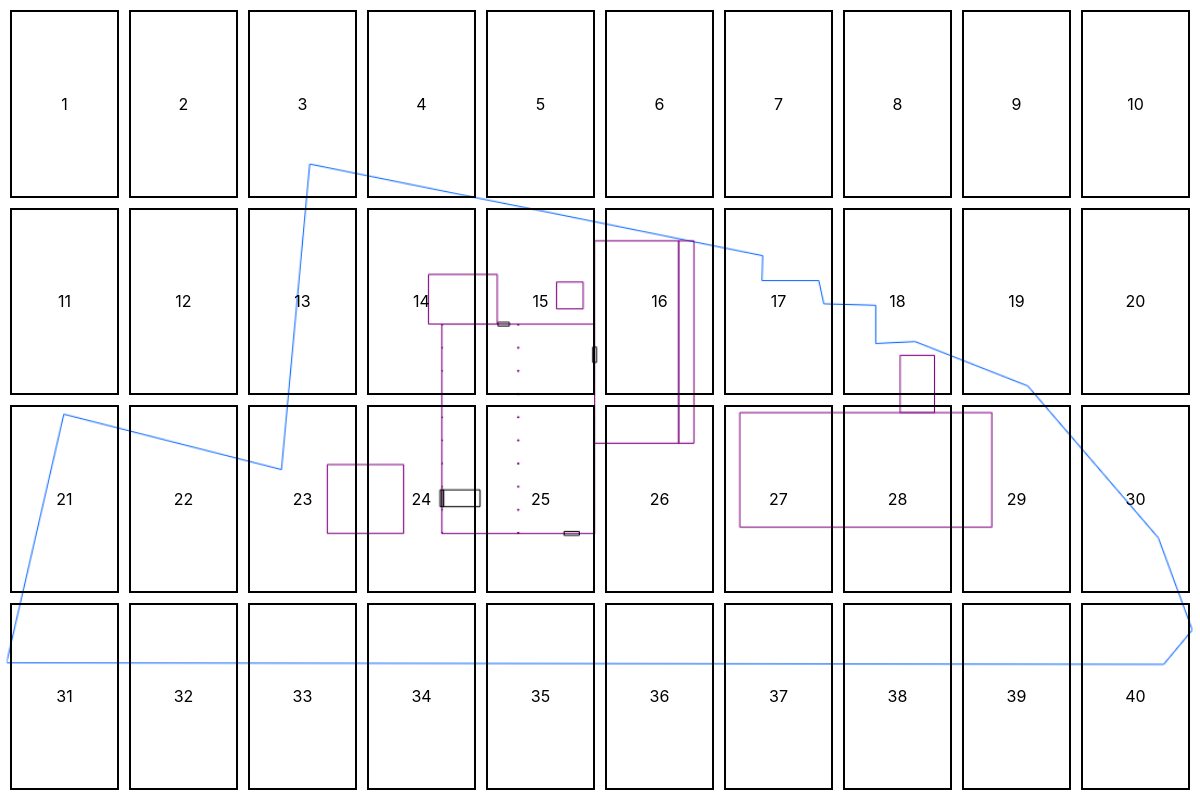
The page / on the database its author committed.
### tables this page shows
CREATE TABLE buttons (
                id INTEGER PRIMARY KEY AUTOINCREMENT,
                camion_value TEXT,
                state TEXT CHECK(state IN ("Disponible", "Plein", "Sigma", "TDR")) NOT NULL,
                FOREIGN KEY (camion_value) REFERENCES camion(value)
            );

### app/SQLiteCreateTable.php (called while the page is built, shortened)
<?php
class SQLiteCreateTable {
    private $pdo;
    public function __construct($pdo) {
        $this->pdo = $pdo;
    }
    public function createTables() {
        $commands = [
            'CREATE TABLE IF NOT EXISTS camion (
                value TEXT PRIMARY KEY,
                state TEXT CHECK(state IN ("Fini", "En cours", "Disponible", "Plein", "Sigma", "TDR")) NOT NULL
            )',
            'CREATE TABLE IF NOT EXISTS buttons (
                id INTEGER PRIMARY KEY AUTOINCREMENT,
                camion_value TEXT,
                state TEXT CHECK(state IN ("Disponible", "Plein", "Sigma", "TDR")) NOT NULL,
                FOREIGN KEY (camion_value) REFERENCES camion(value)
            )',
            'CREATE TABLE IF NOT EXISTS camion_changes (
                id INTEGER PRIMARY KEY AUTOINCREMENT,
                button_id INTEGER NOT NULL,
                camion_value TEXT NOT NULL,
                new_state TEXT CHECK(new_state IN ("Disponible", "Plein", "Sigma", "TDR")) NOT NULL,
                changed_at TIMESTAMP DEFAULT CURRENT_TIMESTAMP,
                ip_address TEXT,
                FOREIGN KEY (button_id) REFERENCES buttons(id),
                FOREIGN KEY (camion_value) REFERENCES camion(value)
            )'
        ];
        foreach ($commands as $command) {
            $this->pdo->exec($command);
        }
    }
    public function fetchButtons() {
        $stmt = $this->pdo->prepare("SELECT id, state FROM buttons;");
        $stmt->execute();
        return $stmt->fetchAll(\PDO::FETCH_ASSOC);
    }
}

### index.php (the view, shortened to what this page needs)
<?php
$pdo = (new SQLiteConnection())->connect();
$sqlite = new SQLiteCreateTable($pdo);
$sqlite->createTables();
$sqlite->initButtons();
$buttons = $sqlite->fetchButtons();
?>
<!DOCTYPE html>
<html>
<head>
    <link rel="stylesheet" href="https://cdn.jsdelivr.net/npm/bootstrap@4.0.0/dist/css/bootstrap.min.css">
    <link rel="stylesheet" href="styles.css">
</head>
<body>
    <div class="content">
        <div class="button-grid">
        <?php
            foreach ($buttons as $button) {
                $buttonState = $button['state'] ?? 'Disponible';
                echo "<button class='btn btn-primary grid-button' id='btn-{$button['id']}' data-button-id='{$button['id']}' data-button-state='{$buttonState}' onclick='updateButtonState({$button['id']})'>{$button['id']}</button>";
            }
        ?>
        </div>
    </div>
</body>
</html>

### styles.css (style rules this page uses)
body { display: flex; margin: 0; padding: 0; height: 100vh; overflow: hidden; }
.content { flex-grow: 1; position: relative; background-image: url('img/fond.png'); background-size: cover; background-position: center; background-repeat: no-repeat; height: 100vh; display: flex; justify-content: center; align-items: center; }
.button-grid { display: grid; grid-template-columns: repeat(10, 1fr); grid-template-rows: repeat(4, 1fr); gap: 10px; width: 100%; height: 100%; padding: 10px; }
.grid-button { border: 2px solid black; color: black; background-color: transparent; border-radius: 0; padding: 10px; text-align: center; line-height: 1.5; }

### rows shown on the page
buttons: id "1"
buttons: id "2"
buttons: id "3"
buttons: id "4"
buttons: id "5"
buttons: id "6"
buttons: id "7"
buttons: id "8"
buttons: id "9"
buttons: id "10"
buttons: id "11"
buttons: id "12"
buttons: id "13"
buttons: id "14"
buttons: id "15"
buttons: id "16"
buttons: id "17"
buttons: id "18"
buttons: id "19"
buttons: id "20"
buttons: id "21"
buttons: id "22"
buttons: id "23"
buttons: id "24"
buttons: id "25"
buttons: id "26"
buttons: id "27"
buttons: id "28"
buttons: id "29"
buttons: id "30"
buttons: id "31"
buttons: id "32"
buttons: id "33"
buttons: id "34"
buttons: id "35"
buttons: id "36"
buttons: id "37"
buttons: id "38"
buttons: id "39"
buttons: id "40"
